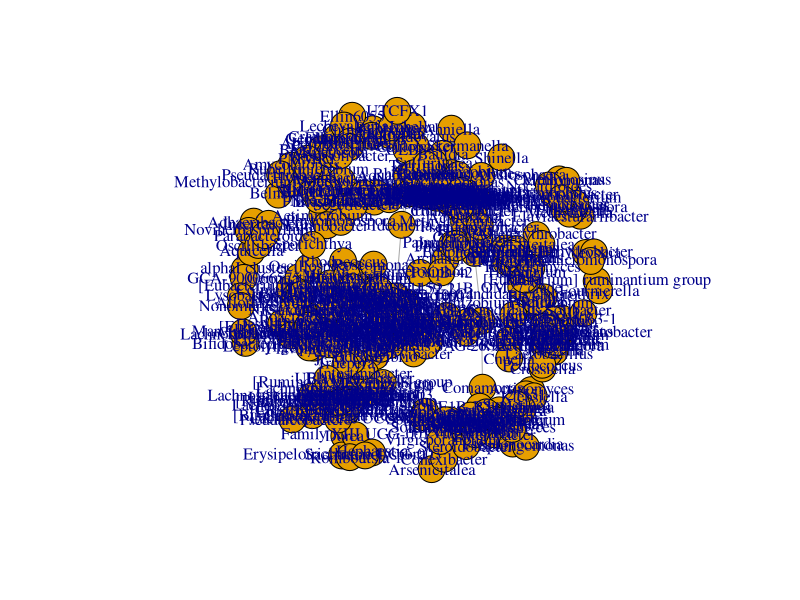
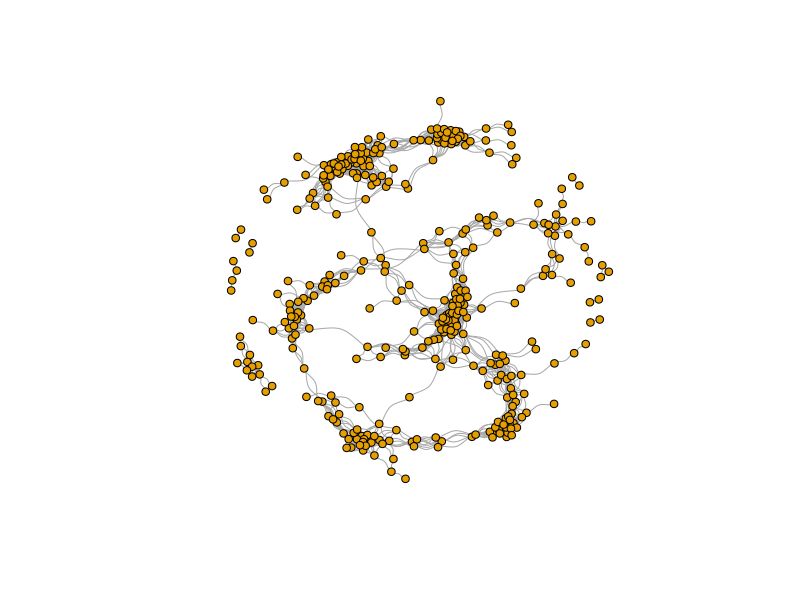

Write the R code that produced these figures, in order.


library(igraph)
library(Hmisc)
# read into the OTU abundance table 
asv <- read.csv("Genus.csv",row.names = 1)
genus1 <-asv[,19:27]
genus2 <-asv[,19:27]
genus1[genus1>0] <- 1
rt1<- genus2[which(rowSums(genus1) >=2), ]    

# to calculate whether there is a correlation between the abundance changes between the two genera, taking the spearman correlation coefficient as an example.
net_corr <- rcorr(t(rt1), type = 'pearson')
r <- net_corr$r
r[abs(r) < 0.6] <- 0
r[is.na(r)] <- 0

p <- net_corr$P
p <- p.adjust(p, method = 'BH')    
p[is.na(p)] <- -1
p[p>=0.05] <- -1
p[p<0.05 & p>=0] <- 1
p[p==-1] <- 0


z <- r * p
diag(z) <- 0    
head(z)[1:6,1:6]


# Construct a weighted undirected network, and the weight represents the spearman correlation coefficient of microbial abundance.
g <- graph.adjacency(z, weighted = TRUE, mode = 'undirected',diag = FALSE)
g

g <- simplify(g)

#Delete isolated nodes ( delete nodes with a degree of 0 )
g <- delete.vertices(g, names(degree(g)[degree(g) == 0]))
g
plot(g)

E(g)$correlation <- E(g)$weight
E(g)$weight <- abs(E(g)$weight)

#vertex_phylum <- tax_network2$Phylum[match(tax_network2$Genus,V(g)$name)]
#V(g)$Phylum <- vertex_phylum
E(g)
V(g)$label <- V(g)$name
V(g)$degree <- degree(g)
#library(rgexf)
#write.graph(g,"Fun.gml",format = "gml")

# View network diagram
g
plot.igraph(g,
            vertex.size=4, 
            vertex.label=NA,
            edge.curved=T,
            edge.size=1.5,
            layout = layout.fruchterman.reingold)


#adj_matrix <- as.matrix(get.adjacency(g, attr = 'correlation'))
#write.table(data.frame(adj_matrix, check.names = FALSE), 'network.adj_matrix.txt', col.names = NA, sep = '\t', quote = FALSE)

# Edge list
edge <- data.frame(as_edgelist(g))    

edge_list <- data.frame(
  source = edge[[1]],
  target = edge[[2]],
  weight = E(g)$weight,
  correlation = E(g)$correlation
)
head(edge_list)
# Add a column to distinguish positive and negative correlations for Gephi beautification
a <- edge_list[,4]
a[a>0] <- 1
a[a<0] <- -1
edge_list$cor <- a
edge_list <- subset(edge_list,weight<1)

write.csv(edge_list, 'CK-B.csv',  row.names = FALSE)

#List of node attributes 
# Add attribute information for nodes ( microbial genera ) ( annotated at the level of family and genus of phylum ) 
# ' genus _ taxonomy.txt ' records the attributes of microorganisms. After reading the table, the corresponding rows are matched according to the known network nodes.
node_list <- data.frame(ID = names(V(g)))
tax <- read.table("Tax2.txt",sep="\t", check.names = FALSE, stringsAsFactors = FALSE)
colnames(tax)=tax[1,]
tax<-tax[-1,]
#tax_network <- tax[which(!is.na(tax$Genus)),]## Removal of genus level NA

#tax_network1 <- tax_network[!duplicated(tax_network$Genus),]
#tax_network2<-tax_network[,row.names(tax_network)]
tax_network2 <- tax[tax$ID %in% V(g)$name,]
library(dplyr)
# Sorting by genus level
#tax_network2 <- tax_network2[order(tax_network2$Genus),]

row.names(tax_network2)=tax_network2$ID
tax2<-tax_network2[as.character(V(g)$name), ]
#V(g)$Kingdom <- tax2$Kingdom
V(g)$Phylum <- tax2$Phylum
#V(g)$Class <- tax2$Class
#V(g)$Order <- tax2$Order
#V(g)$Family <- tax2$Family
#V(g)$Genus <- tax2$Genus

node_list <- merge(node_list,tax2,by.x="ID",by.y="row.names")

#write.csv(tax, 'asv_node_rt2.csv',  row.names = T)

node_list <- data.frame(
  label = names(V(g)),
  #kingdom = V(g)$Kingdom,
  phylum = V(g)$Phylum
  #class = V(g)$Class,
  #order = V(g)$Order,
  #family = V(g)$Family
  #genus = V(g)$Genus
)
head(node_list)
colnames(node_list)[1] <- "Id"
#colnames(node_list)[6]<-"Label"
#
write.csv(node_list, 'CK-D.csv',  row.names = FALSE, )
